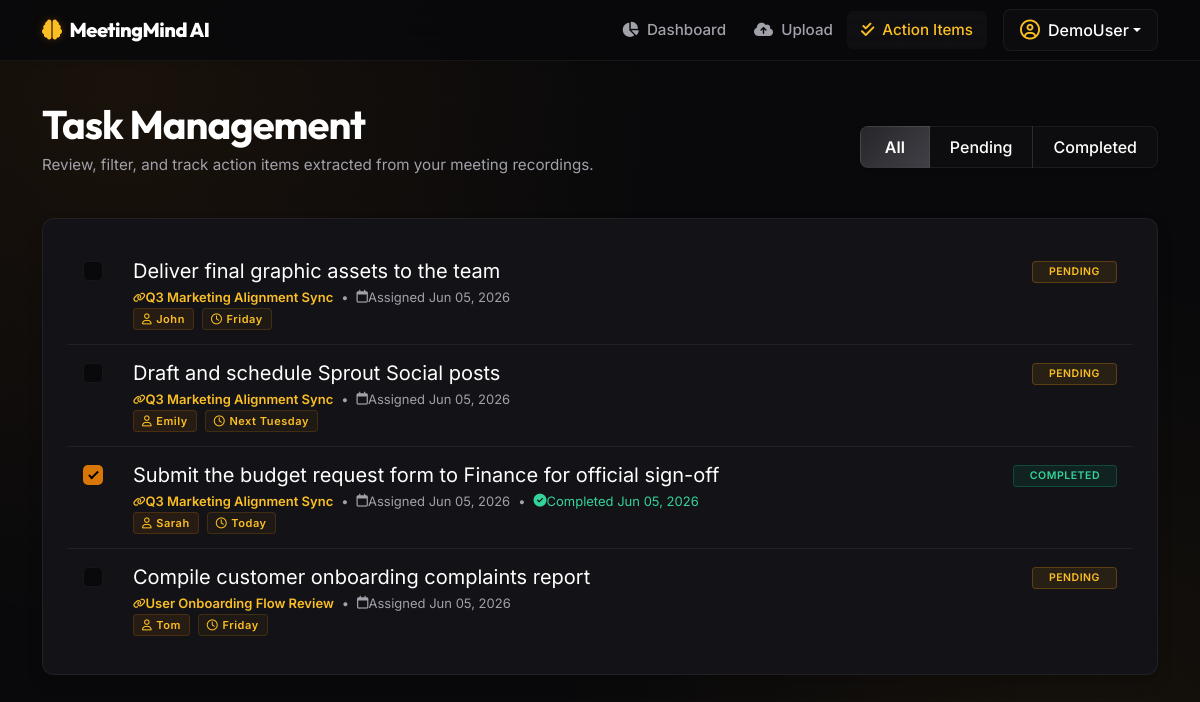
The page /tasks?status=all (signed in) on the database its author committed.
### app/models.py (models this page shows, shortened)
class User(db.Model, UserMixin):
    __tablename__ = "users"
    id = db.Column(db.Integer, primary_key=True)
    username = db.Column(db.String(150), unique=True, nullable=False, index=True)
    email = db.Column(db.String(150), unique=True, nullable=False, index=True)
    password_hash = db.Column(db.String(256), nullable=False)
    created_at = db.Column(db.DateTime, default=datetime.utcnow)
    meetings = db.relationship("Meeting", backref="author", lazy=True, cascade="all, delete-orphan")
    action_items = db.relationship("ActionItem", backref="user", lazy=True, cascade="all, delete-orphan")

class ActionItem(db.Model):
    __tablename__ = "action_items"
    id = db.Column(db.Integer, primary_key=True)
    content = db.Column(db.Text, nullable=False)
    is_completed = db.Column(db.Boolean, default=False, nullable=False)
    created_at = db.Column(db.DateTime, default=datetime.utcnow)
    completed_at = db.Column(db.DateTime, nullable=True)
    meeting_id = db.Column(db.Integer, db.ForeignKey("meetings.id", ondelete="CASCADE"), nullable=False)
    user_id = db.Column(db.Integer, db.ForeignKey("users.id", ondelete="CASCADE"), nullable=False)
    assignee = db.Column(db.String(100), nullable=True)
    due_date = db.Column(db.String(100), nullable=True)

class Meeting(db.Model):
    __tablename__ = "meetings"
    id = db.Column(db.Integer, primary_key=True)
    title = db.Column(db.String(200), nullable=False)
    description = db.Column(db.Text, nullable=True)
    filename = db.Column(db.String(300), nullable=False)
    file_path = db.Column(db.String(500), nullable=False)
    transcript = db.Column(db.Text, nullable=True)
    summary = db.Column(db.Text, nullable=True)
    key_points = db.Column(db.Text, nullable=True)
    decisions = db.Column(db.Text, nullable=True)
    created_at = db.Column(db.DateTime, default=datetime.utcnow)
    user_id = db.Column(db.Integer, db.ForeignKey("users.id", ondelete="CASCADE"), nullable=False)
    action_items = db.relationship("ActionItem", backref="meeting", lazy=True, cascade="all, delete-orphan")

### app/routes/tasks.py (the view)
@tasks_bp.route("", methods=["GET"])
@login_required
def list_tasks():
    status_filter = request.args.get("status", "pending")
    query = ActionItem.query.filter_by(user_id=current_user.id)
    if status_filter == "completed":
        query = query.filter_by(is_completed=True)
    elif status_filter == "pending":
        query = query.filter_by(is_completed=False)
    action_items = query.order_by(ActionItem.created_at.desc()).all()
    return render_template(
        "main/action_items.html",
        action_items=action_items,
        current_filter=status_filter
    )

### app/templates/main/action_items.html (shortened to what this page needs)
{% extends "base.html" %}
{% block content %}
<div class="row mb-4">
    <div class="col-md-8">
        <h1 class="text-white display-font mb-1">Task Management</h1>
        <p class="text-muted">Review, filter, and track action items extracted from your meeting recordings.</p>
    </div>
    <div class="col-md-4 text-md-end d-flex align-items-center justify-content-md-end mt-3 mt-md-0">
        <div class="btn-group shadow-sm" role="group" aria-label="Task Filter">
            <a href="{{ url_for('tasks.list_tasks', status='all') }}" class="btn {% if current_filter == 'all' %}btn-glow-secondary{% else %}btn-glass-outline{% endif %} px-3.5 py-2">
                All
            </a>
            <a href="{{ url_for('tasks.list_tasks', status='pending') }}" class="btn {% if current_filter == 'pending' %}btn-glow-secondary{% else %}btn-glass-outline{% endif %} px-3.5 py-2">
                Pending
            </a>
            <a href="{{ url_for('tasks.list_tasks', status='completed') }}" class="btn {% if current_filter == 'completed' %}btn-glow-secondary{% else %}btn-glass-outline{% endif %} px-3.5 py-2">
                Completed
            </a>
        </div>
    </div>
</div>
<div class="row justify-content-center">
    <div class="col-12">
        <div class="card glass-card shadow">
            <div class="card-body p-4">
                {% if action_items %}
                    <ul class="list-group list-group-flush">
                        {% for task in action_items %}
                            <li class="list-group-item list-group-item-glass px-2 py-4">
                                <div class="row align-items-start g-3">
                                    <div class="col-auto">
                                        <label class="action-checkbox-container mt-1">
                                            <span class="checkmark"></span>
                                        </label>
                                    </div>
                                    <div class="col">
                                        <div class="d-flex flex-column flex-md-row justify-content-between align-items-md-start">
                                            <div class="pe-md-4">
                                                <span class="action-text text-white fs-5" style="line-height: 1.4;">{{ task.content }}</span>
                                                <div class="d-flex flex-wrap align-items-center mt-2.5 text-muted" style="font-size: 13px;">
                                                    <span class="d-flex align-items-center text-info">
                                                        <i class="fa-solid fa-link me-1.5" style="font-size: 10px;"></i>
                                                        <a href="{{ url_for('meetings.detail', meeting_id=task.meeting.id) }}" class="text-info text-decoration-none fw-semibold">
                                                            {{ task.meeting.title }}
                                                        </a>
                                                    </span>
                                                    <span class="mx-2 d-none d-sm-inline">•</span>
                                                    <span class="d-flex align-items-center mt-1 mt-sm-0">
                                                        <i class="fa-regular fa-calendar me-1.5"></i>
                                                        Assigned {{ task.created_at.strftime('%b %d, %Y') }}
                                                    </span>
                                                    {% if task.is_completed and task.completed_at %}
                                                        <span class="mx-2 d-none d-sm-inline">•</span>
                                                        <span class="d-flex align-items-center text-success mt-1 mt-sm-0">
                                                            <i class="fa-solid fa-circle-check me-1.5"></i>
                                                            Completed {{ task.completed_at.strftime('%b %d, %Y') }}
                                                        </span>
                                                    {% endif %}
                                                </div>
                                                <div class="d-flex flex-wrap align-items-center gap-2 mt-2.5">
                                                    {% if task.assignee and task.assignee != 'Unassigned' %}
                                                        <span class="badge badge-MM badge-MM-primary" style="font-size: 11px; padding: 4px 8px; text-transform: none;">
                                                            <i class="fa-regular fa-user me-1"></i>{{ task.assignee }}
                                                        </span>
                                                    {% endif %}
                                                    {% if task.due_date and task.due_date != 'Unassigned' %}
                                                        <span class="badge badge-MM badge-MM-warning" style="font-size: 11px; padding: 4px 8px; text-transform: none; background: rgba(245, 158, 11, 0.06); color: #fbbf24; border: 1px solid rgba(245, 158, 11, 0.15);">
                                                            <i class="fa-regular fa-clock me-1"></i>{{ task.due_date }}
                                                        </span>
                                                    {% endif %}
                                                </div>
                                            </div>
                                            <div class="mt-3 mt-md-0">
                                                <span id="badge-task-{{ task.id }}" class="badge badge-MM {% if task.is_completed %}badge-MM-success{% else %}badge-MM-warning{% endif %} py-1.5 px-3">
                                                    {% if task.is_completed %}Completed{% else %}Pending{% endif %}
                                                </span>
                                            </div>
                                        </div>
                                    </div>
                                </div>
                            </li>
                        {% endfor %}
                    </ul>
                {% endif %}
            </div>
        </div>
    </div>
</div>
{% endblock %}

### app/templates/base.html (shortened to what this page needs)
<!DOCTYPE html>
<html lang="en">
<head>
    <link href="https://cdn.jsdelivr.net/npm/bootstrap@5.3.0/dist/css/bootstrap.min.css" rel="stylesheet">
    <link href="https://cdnjs.cloudflare.com/ajax/libs/font-awesome/6.4.0/css/all.min.css" rel="stylesheet">
    <link href="{{ url_for('static', filename='css/style.css') }}" rel="stylesheet">
</head>
<body>
    <nav class="navbar navbar-expand-lg navbar-dark navbar-glass fixed-top mb-5 shadow-sm">
        <div class="container">
            <a class="navbar-brand d-flex align-items-center" href="{{ url_for('main.dashboard') }}">
                <i class="fa-solid fa-brain me-2 text-info"></i>
                <span>MeetingMind <span class="text-white">AI</span></span>
            </a>
            <div class="collapse navbar-collapse" id="navbarNav">
                <ul class="navbar-nav ms-auto align-items-center">
                    {% if current_user.is_authenticated %}
                        <li class="nav-item">
                            <a class="nav-link {% if request.endpoint == 'main.dashboard' %}active{% endif %}" href="{{ url_for('main.dashboard') }}">
                                <i class="fa-solid fa-chart-pie me-1"></i> Dashboard
                            </a>
                        </li>
                        <li class="nav-item">
                            <a class="nav-link {% if request.endpoint == 'meetings.upload' %}active{% endif %}" href="{{ url_for('meetings.upload') }}">
                                <i class="fa-solid fa-cloud-arrow-up me-1"></i> Upload
                            </a>
                        </li>
                        <li class="nav-item">
                            <a class="nav-link {% if request.endpoint == 'tasks.list_tasks' %}active{% endif %}" href="{{ url_for('tasks.list_tasks') }}">
                                <i class="fa-solid fa-check-double me-1"></i> Action Items
                            </a>
                        </li>
                        <li class="nav-item ms-lg-3 mt-2 mt-lg-0">
                            <div class="dropdown">
                                <button class="btn btn-glass-outline dropdown-toggle py-1.5 px-3 d-flex align-items-center" type="button" id="userMenuButton" data-bs-toggle="dropdown" aria-expanded="false">
                                    <i class="fa-regular fa-circle-user me-2 text-info fs-5"></i>
                                    <span>{{ current_user.username }}</span>
                                </button>
                            </div>
                        </li>
                    {% endif %}
                </ul>
            </div>
        </div>
    </nav>
    <div class="container" style="margin-top: 100px; padding-bottom: 50px;">
        {% block content %}{% endblock %}
    </div>
</body>
</html>

### rows shown on the page
User: username "DemoUser"
ActionItem: content "Deliver final graphic assets to the team", meeting "Q3 Marketing Alignment Sync", created_at "Jun 05, 2026", assignee "John", due_date "Friday", is_completed "PENDING"
ActionItem: content "Draft and schedule Sprout Social posts", meeting "Q3 Marketing Alignment Sync", created_at "Jun 05, 2026", assignee "Emily", due_date "Next Tuesday", is_completed "PENDING"
ActionItem: content "Submit the budget request form to Finance for official sign-off", meeting "Q3 Marketing Alignment Sync", created_at "Jun 05, 2026", completed_at "Jun 05, 2026", assignee "Sarah", due_date "Today", is_completed "COMPLETED"
ActionItem: content "Compile customer onboarding complaints report", meeting "User Onboarding Flow Review", created_at "Jun 05, 2026", assignee "Tom", due_date "Friday", is_completed "PENDING"
